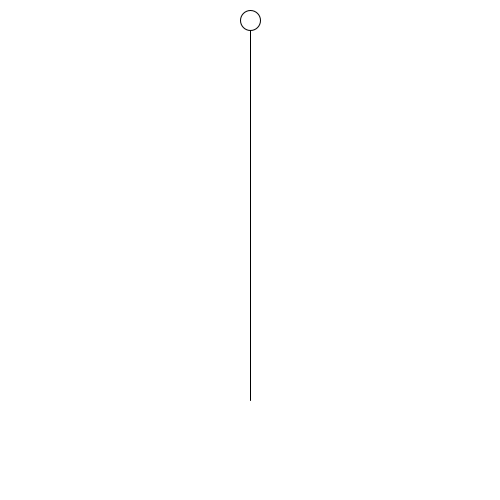
Frame 1 (no input)
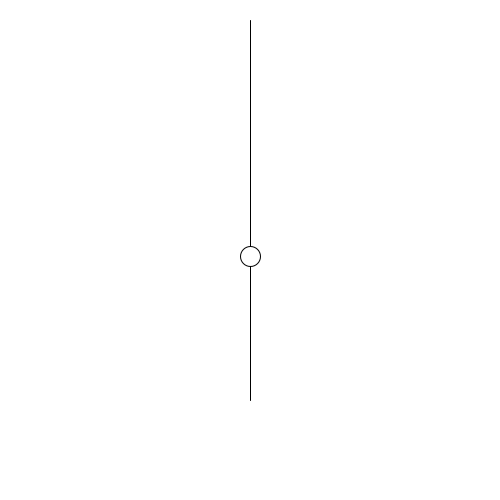
Frame 60 (the mouse pressed at the canvas centre just before this capture)
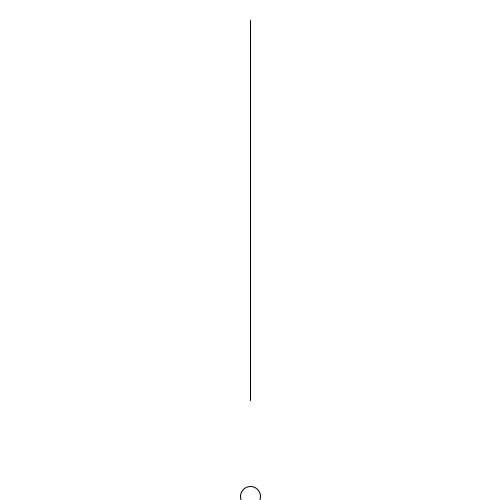
Frame 120 (the mouse held since frame 60 and released just before this capture)

The Processing sketch that drew these frames (run headless with seeded random() and noise(); from frame 60 on, the mouse is pressed at the canvas centre):

// Processing sketch: _06_press_key
// ── _06_press_key.pde
int top = 20;
int bottom = 500;

int notesx = 250;
int notesy = top;

void setup()
{
  size(500,500);
}

void draw()
{
  background(255, 255, 255);
  line(250, 20, 250, 400);
  ellipse(notesx, notesy, 20, 20);
  
  notesy = notesy + 4;
  
  if (notesy > bottom)
  {
    notesy = top;
  }
    
}

void keyPressed()
{
  
  
}
